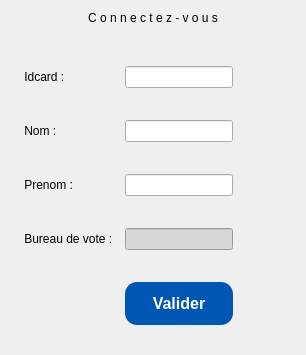
      <widget class="QWidget" name="Connexion">
       <property name="styleSheet">
        <string notr="true">
QLineEdit {
	border: 2px solid #BBBBBB;
	border-radius: 8px;
	padding: 10px;
	background-color: #D8D8D8;
	color: black;
};
QWidget{
color:#333333;
background-color: #f7f7f7;
};
QLabel {
color : #333333;
font-size: 14px;
};
</string>
       </property>
       <layout class="QGridLayout" name="gridLayout_2">
        <property name="sizeConstraint">
         <enum>QLayout::SizeConstraint::SetDefaultConstraint</enum>
        </property>
        <item row="1" column="0">
         <layout class="QVBoxLayout" name="verticalLayout">
          <property name="spacing">
           <number>9</number>
          </property>
          <property name="sizeConstraint">
           <enum>QLayout::SizeConstraint::SetDefaultConstraint</enum>
          </property>
          <property name="rightMargin">
           <number>0</number>
          </property>
          <property name="bottomMargin">
           <number>0</number>
          </property>
          <item>
           <widget class="QLabel" name="label_6">
            <property name="styleSheet">
             <string notr="true">font: italic 18pt &quot;Latin Modern Mono&quot;;</string>
            </property>
            <property name="text">
             <string>C o n n e c t e z - v o u s</string>
            </property>
            <property name="alignment">
             <set>Qt::AlignmentFlag::AlignCenter</set>
            </property>
           </widget>
          </item>
          <item>
           <widget class="QLabel" name="label_8">
            <property name="text">
             <string/>
            </property>
           </widget>
          </item>
          <item>
           <layout class="QFormLayout" name="formLayout">
            <property name="labelAlignment">
             <set>Qt::AlignmentFlag::AlignLeading</set>
            </property>
            <property name="formAlignment">
             <set>Qt::AlignmentFlag::AlignLeading|Qt::AlignmentFlag::AlignLeft|Qt::AlignmentFlag::AlignTop</set>
            </property>
            <property name="leftMargin">
             <number>0</number>
            </property>
            <property name="topMargin">
             <number>0</number>
            </property>
            <property name="rightMargin">
             <number>62</number>
            </property>
            <property name="bottomMargin">
             <number>19</number>
            </property>
            <item row="0" column="0">
             <widget class="QFrame" name="frame_2">
              <property name="frameShape">
               <enum>QFrame::Shape::NoFrame</enum>
              </property>
             </widget>
            </item>
            <item row="1" column="0">
             <widget class="QLabel" name="label">
              <property name="styleSheet">
               <string notr="true">font: 500 24px &quot;TeX Gyre Chorus&quot;;</string>
              </property>
              <property name="text">
               <string>    Idcard :</string>
              </property>
             </widget>
            </item>
            <item row="1" column="1">
             <widget class="QLineEdit" name="idcardEdit">
              <property name="styleSheet">
               <string notr="true"/>
              </property>
             </widget>
            </item>
            <item row="2" column="0">
             <widget class="QLabel" name="label_9">
              <property name="text">
               <string/>
              </property>
             </widget>
            </item>
            <item row="3" column="0">
             <widget class="QLabel" name="label_2">
              <property name="styleSheet">
               <string notr="true">font: 500 24px &quot;TeX Gyre Chorus&quot;;</string>
              </property>
              <property name="text">
               <string>    Nom :</string>
              </property>
             </widget>
            </item>
            <item row="3" column="1">
             <widget class="QLineEdit" name="nomEdit"/>
            </item>
            <item row="4" column="0">
             <widget class="QLabel" name="label_10">
              <property name="text">
               <string/>
              </property>
             </widget>
            </item>
            <item row="5" column="0">
             <widget class="QLabel" name="label_3">
              <property name="styleSheet">
               <string notr="true">font: 500 24px &quot;TeX Gyre Chorus&quot;;</string>
              </property>
              <property name="text">
               <string>    Prenom :</string>
              </property>
             </widget>
            </item>
            <item row="5" column="1">
             <widget class="QLineEdit" name="prenomEdit">
              <property name="text">
               <string/>
              </property>
             </widget>
            </item>
            <item row="6" column="0">
             <widget class="QLabel" name="label_11">
              <property name="text">
               <string/>
              </property>
             </widget>
            </item>
            <item row="8" column="0">
             <widget class="QLabel" name="label_4">
              <property name="styleSheet">
               <string notr="true">font: 500 24px &quot;TeX Gyre Chorus&quot;;</string>
              </property>
              <property name="text">
               <string>    Bureau de vote : </string>
              </property>
             </widget>
            </item>
            <item row="8" column="1">
             <widget class="QLineEdit" name="lineBureau">
              <property name="enabled">
               <bool>true</bool>
              </property>
              <property name="palette">
               <palette>
                <active>
                 <colorrole role="WindowText">
                  <brush brushstyle="SolidPattern">
                   <color alpha="255">
                    <red>0</red>
                    <green>0</green>
                    <blue>0</blue>
                   </color>
                  </brush>
                 </colorrole>
                 <colorrole role="Button">
                  <brush brushstyle="SolidPattern">
                   <color alpha="255">
                    <red>216</red>
                    <green>216</green>
                    <blue>216</blue>
                   </color>
                  </brush>
                 </colorrole>
                 <colorrole role="Text">
                  <brush brushstyle="SolidPattern">
                   <color alpha="255">
                    <red>0</red>
                    <green>0</green>
                    <blue>0</blue>
                   </color>
                  </brush>
                 </colorrole>
                 <colorrole role="ButtonText">
                  <brush brushstyle="SolidPattern">
                   <color alpha="255">
                    <red>0</red>
                    <green>0</green>
                    <blue>0</blue>
                   </color>
                  </brush>
                 </colorrole>
                 <colorrole role="Base">
                  <brush brushstyle="SolidPattern">
                   <color alpha="255">
                    <red>216</red>
                    <green>216</green>
                    <blue>216</blue>
                   </color>
                  </brush>
                 </colorrole>
                 <colorrole role="Window">
                  <brush brushstyle="SolidPattern">
                   <color alpha="255">
                    <red>216</red>
                    <green>216</green>
                    <blue>216</blue>
                   </color>
                  </brush>
                 </colorrole>
                 <colorrole role="PlaceholderText">
                  <brush brushstyle="SolidPattern">
                   <color alpha="128">
                    <red>0</red>
                    <green>0</green>
                    <blue>0</blue>
                   </color>
                  </brush>
                 </colorrole>
                </active>
                <inactive>
                 <colorrole role="WindowText">
                  <brush brushstyle="SolidPattern">
                   <color alpha="255">
                    <red>0</red>
                    <green>0</green>
                    <blue>0</blue>
                   </color>
                  </brush>
                 </colorrole>
                 <colorrole role="Button">
                  <brush brushstyle="SolidPattern">
                   <color alpha="255">
                    <red>216</red>
                    <green>216</green>
                    <blue>216</blue>
                   </color>
                  </brush>
                 </colorrole>
                 <colorrole role="Text">
                  <brush brushstyle="SolidPattern">
                   <color alpha="255">
                    <red>0</red>
                    <green>0</green>
                    <blue>0</blue>
                   </color>
                  </brush>
                 </colorrole>
                 <colorrole role="ButtonText">
                  <brush brushstyle="SolidPattern">
                   <color alpha="255">
                    <red>0</red>
                    <green>0</green>
                    <blue>0</blue>
                   </color>
                  </brush>
                 </colorrole>
                 <colorrole role="Base">
                  <brush brushstyle="SolidPattern">
                   <color alpha="255">
                    <red>216</red>
                    <green>216</green>
                    <blue>216</blue>
                   </color>
                  </brush>
                 </colorrole>
                 <colorrole role="Window">
                  <brush brushstyle="SolidPattern">
                   <color alpha="255">
                    <red>216</red>
                    <green>216</green>
                    <blue>216</blue>
                   </color>
                  </brush>
                 </colorrole>
                 <colorrole role="PlaceholderText">
                  <brush brushstyle="SolidPattern">
                   <color alpha="128">
                    <red>0</red>
                    <green>0</green>
                    <blue>0</blue>
                   </color>
                  </brush>
                 </colorrole>
                </inactive>
                <disabled>
                 <colorrole role="WindowText">
                  <brush brushstyle="SolidPattern">
                   <color alpha="255">
                    <red>0</red>
                    <green>0</green>
                    <blue>0</blue>
                   </color>
                  </brush>
                 </colorrole>
                 <colorrole role="Button">
                  <brush brushstyle="SolidPattern">
                   <color alpha="255">
                    <red>216</red>
                    <green>216</green>
                    <blue>216</blue>
                   </color>
                  </brush>
                 </colorrole>
                 <colorrole role="Text">
                  <brush brushstyle="SolidPattern">
                   <color alpha="255">
                    <red>0</red>
                    <green>0</green>
                    <blue>0</blue>
                   </color>
                  </brush>
                 </colorrole>
                 <colorrole role="ButtonText">
                  <brush brushstyle="SolidPattern">
                   <color alpha="255">
                    <red>0</red>
                    <green>0</green>
                    <blue>0</blue>
                   </color>
                  </brush>
                 </colorrole>
                 <colorrole role="Base">
                  <brush brushstyle="SolidPattern">
                   <color alpha="255">
                    <red>216</red>
                    <green>216</green>
                    <blue>216</blue>
                   </color>
                  </brush>
                 </colorrole>
                 <colorrole role="Window">
                  <brush brushstyle="SolidPattern">
                   <color alpha="255">
                    <red>216</red>
                    <green>216</green>
                    <blue>216</blue>
                   </color>
                  </brush>
                 </colorrole>
                 <colorrole role="PlaceholderText">
                  <brush brushstyle="SolidPattern">
                   <color alpha="128">
                    <red>0</red>
                    <green>0</green>
                    <blue>0</blue>
                   </color>
                  </brush>
                 </colorrole>
                </disabled>
               </palette>
              </property>
              <property name="contextMenuPolicy">
               <enum>Qt::ContextMenuPolicy::NoContextMenu</enum>
              </property>
              <property name="text">
               <string/>
              </property>
             </widget>
            </item>
            <item row="9" column="1">
             <widget class="QLabel" name="label_12">
              <property name="text">
               <string/>
              </property>
             </widget>
            </item>
            <item row="10" column="1">
             <widget class="QPushButton" name="ConfirmButton">
              <property name="enabled">
               <bool>true</bool>
              </property>
              <property name="cursor">
               <cursorShape>PointingHandCursor</cursorShape>
              </property>
              <property name="styleSheet">
               <string notr="true">background: #0056b3;
color: white;
border: none;
border-radius: 12px;
padding : 12px 24px;
font-weight: bold;
font-size: 16px;
</string>
              </property>
              <property name="text">
               <string>Valider</string>
              </property>
              <property name="checkable">
               <bool>false</bool>
              </property>
             </widget>
            </item>
           </layout>
          </item>
         </layout>
        </item>
       </layout>
      </widget>
